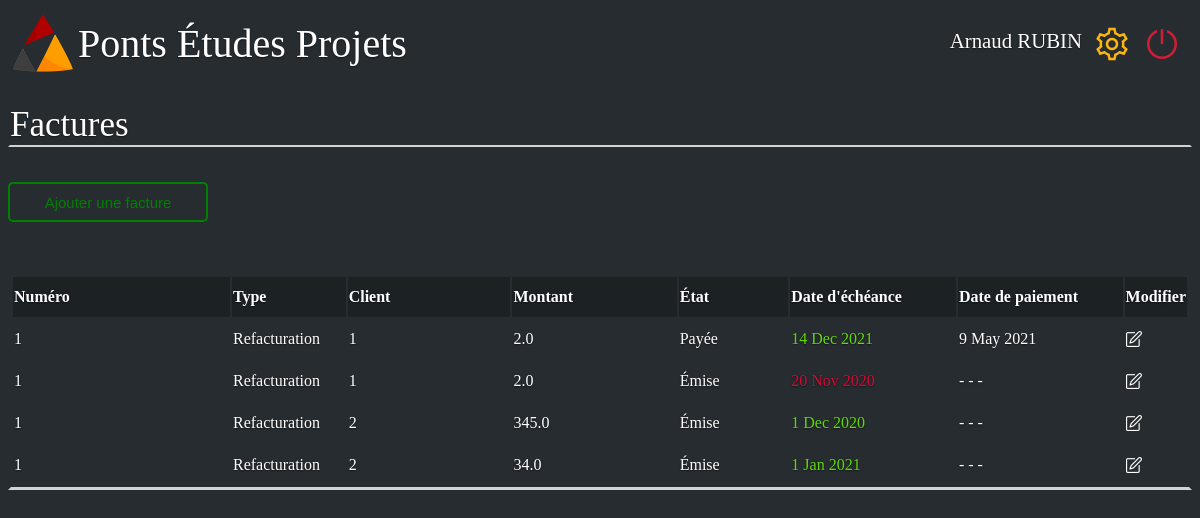
Page /tresorerie/Arnaud RUBIN on the committed database.
### site.py (models this page shows, shortened)
class db_factures(db.Model):
    _id = db.Column("id", db.Integer, primary_key= True)
    numero = db.Column(db.String(100))
    Type = db.Column(db.String(100))
    client = db.Column(db.String(100))
    montant= db.Column(db.Float)
    etat = db.Column(db.String(100))
    date_echeance = db.Column(db.String(100))
    date_paiement = db.Column(db.String(100))
    suiveur = db.Column(db.String(100))
    retard = db.Column(db.Boolean)

### site.py (the view)
@app.route('/tresorerie/<name>',methods=["GET","POST"])
def index12(name):
    init_bd()
    return render_template('Tresorier.html', name=name, BDD_facture = db_factures.query.all())

### site.py (called while the page is built)
def init_bd():
    for facture in db_factures.query.all():
        retard1 = init_retard(facture.date_echeance)
        facture.retard = retard1
        db.session.commit()

def init_retard(date):
    now = datetime.datetime.now()
    date_now = now.year*10000+now.month*100+now.day
    if int(date[0:2])<10:
        taille_date=1
    else:
        taille_date=2
    date_converti = int(date[0:2])
    month = date[taille_date+1:taille_date+4]
    year = int(date[taille_date+5::])
    L=['Jan','Feb','Mar','Apr','May','Jun','Jul','Aug','Sep','Oct','Nov','Dec']
    for k in range(len(L)):
        if month == L[k]:
            date_converti+=(k+1)*100
    date_converti += year*10000
    if date_converti<=date_now:
        return True
    return False

### templates/Tresorier.html (shortened to what this page needs)
<!DOCTYPE html>
<html>
    <head>
        <link rel="stylesheet" href={{ url_for('static', filename='style_tresorier.css') }}/>
    </head>
    <body>
        <div class="barre_principale">
            <div class="logo_junior">
                <a href="/home/{{name}}">
                    <img class= "logo_pep" src={{ url_for('static', filename='PEPLOGO.png') }}  alt= "Logo pep"/>
                    <div class="Junior">Ponts Études Projets</div>
                </a>
            </div>
            <div>
                <nav>
                    <ul class="navbar-nav">
                        <li class="user_name"><a class="user" href="#">{{name}}</a></li>
                        <li class="nav-item"><a href="#"><img src={{ url_for('static', filename='settings.png') }} alt="bouton reglage" ></a></li>
                        <li class="nav-item"><a href='/logout'><img src={{ url_for('static', filename='shutdown.png') }} alt="bouton shutdown" ></a></li>
                    </ul>
                </nav>
            </div>
        </div>
        <p class="titre">Factures</p>
        <div class="ajouter">
            <button onclick="window.location.href = '/tresoreie/{{name}}/add_delete';" type="button" class="Ajouter"> Ajouter une facture </button>
        </div>
        <table class="tableau">
            <thead class="thead-dark">
                <tr class="premiere_ligne">
                    <th>Numéro</th>
                    <th>Type</th>
                    <th>Client</th>
                    <th>Montant</th>
                    <th>État</th>
                    <th>Date d'échéance</th>
                    <th>Date de paiement</th>
                    <th>Modifier</th>
                </tr>
            </thead>
            <tbody>
                {% for facture in BDD_facture %}
                    <tr>
                        <td>{{facture.numero}}</td>
                        <td>{{facture.Type}}</td>
                        <td>{{facture.client}}</td>
                        <td>{{facture.montant}}</td>
                        <td>{{facture.etat}}</td>
                        {% if facture.retard == True  %}
                            <td style="color: rgb(218, 7, 49);">{{facture.date_echeance}}</td>
                        {% else %}
                            <td style="color: rgb(95, 218, 7);">{{facture.date_echeance}}</td>
                        {% endif %}
                        <td>{{facture.date_paiement}}</td>
                        <td><a href ='/tresoreie/{{name}}/{{facture._id}}/modify'><img src="{{ url_for('static', filename='edit1.png') }}" class="edit" height="16" width="16" ></a></td>
                    </tr>
                {% endfor %}
            </tbody>
        </table>
    </body>
</html>

### static/style_tresorier.css (style rules this page uses)
html { height: 100%; width: 100%; background-color : #272C31; }
body { background-color : #272C31; height: 100%; background-color: transparent; color: white; text-shadow: 0 .05rem .1rem rgba(0, 0, 0, .5); }
.barre_principale { height: 60px; display: flex; justify-content: space-between; }
.logo_pep { width: 60px; height: 60px; }
ul { list-style-type: none; display:flex; text-decoration:none; }
.logo_pep { float: left; margin: 5px; }
.user_name { margin-top:5px ; }
.Junior { margin-top: 12px; display: flex; font-size: 250%; }
nav a { font-size: 1.3em; color: white; text-shadow: 0 .05rem .1rem rgba(0, 0, 0, .5); text-decoration: none; }
nav li { margin-right: 10px; }
a { text-decoration:none; color:white; display:flex; }
button { border: 2px ; border-radius: 5px; width: 200px; height: 40px; background-color: transparent; border-style: solid; color:green; border-color: green; font-size:15px; }
.titre { border: 2px ; border-style: solid; border-top-color: transparent; border-left-color: transparent; border-right-color: transparent; border-bottom-color: lightgrey; font-size:35px; }
table { border-style: solid; border-top-color: transparent; border-left-color: transparent; border-right-color: transparent; border-bottom-color: lightgrey; }
.thead-dark { height: 20px; background-color: transparent; }
thead tr { width: 100%; height: 40px; background-color: #1C2124; }
tr { height: 40px; }
thead th { text-align: left; border-right-color: transparent; }
thead th:nth-child(1) { width: 20%; }
thead th:nth-child(2) { width: 10%; }
thead th:nth-child(3) { width: 15%; }
thead th:nth-child(4) { width: 15%; }
thead th:nth-child(5) { width: 10%; }
thead th:nth-child(6) { width: 15%; }
thead th:nth-child(7) { width: 15%; }
.tableau { margin-top: 50px; width: 100%; height: 20px; }

### rows in the picture
db_factures: numero "1", Type "Refacturation", client "1", montant "2.0", etat "Payée", date_echeance "14 Dec 2021", date_paiement "9 May 2021"
db_factures: numero "1", Type "Refacturation", client "1", montant "2.0", etat "Émise", date_echeance "20 Nov 2020", date_paiement "- - -"
db_factures: numero "1", Type "Refacturation", client "2", montant "345.0", etat "Émise", date_echeance "1 Dec 2020", date_paiement "- - -"
db_factures: numero "1", Type "Refacturation", client "2", montant "34.0", etat "Émise", date_echeance "1 Jan 2021", date_paiement "- - -"

### other values in the picture
{{ name }} "Arnaud RUBIN"
